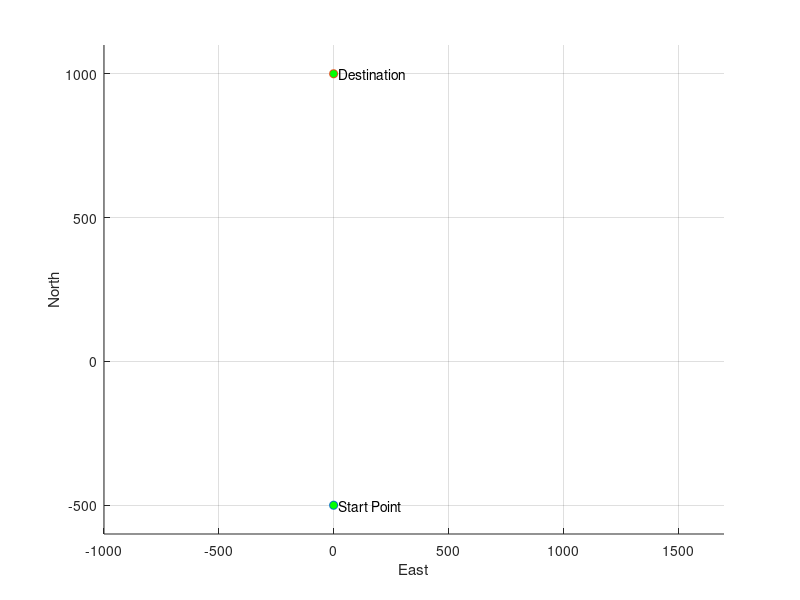

Write MATLAB code to recreate this figure. (Note: this script raises an error after producing the figure.)
% This script is to test collision avoidance demo
clear,clc,close all
pause(0.01)
figure(1)
hold on
xlim([-1000 1700]);
ylim([-600 1100]);
hold on
xlabel('East');
ylabel('North');
grid on

% Define vessel shape
x_shape = [0,0.3,0.7,1,0.5,0,-0.5,-1,-0.7,-0.3,0];
y_shape = [6,4.6,2,0,-1.2,-2,-1.2,0,2,4.6,6];
scale = 12;
[m_shape, n_shape] = size(x_shape);

% Define start point
startpoint_x = 0;
startpoint_y = -500;

% Define destination
destination_x = 0;
destination_y = 1000;

% plot the start point and plot the destination
plot(startpoint_x, startpoint_y, 'o', 'MarkerFaceColor','g')
hold on
plot(destination_x, destination_y, 'o', 'MarkerFaceColor','g')
hold on
text(startpoint_x+20, startpoint_y,'Start Point','Fontsize',10 );
hold on
text(destination_x+20, destination_y,'Destination','Fontsize',10 );
hold on


% Define USV
x_usv = startpoint_x;
y_usv = startpoint_y;
v_usv = 4;
h_usv = 0;
delta_t = 1;

%% Define intruder number
n_intruder = 7;

% Define intruder one
x_intruder(1) = 100;
y_intruder(1) = 400;
v_intruder(1) = 0;
h_intruder(1) = pi;

% Define intruder two
x_intruder(2) = -20;
y_intruder(2) = 0;
v_intruder(2) = 0;
h_intruder(2) = 3*pi/2;

% Define intruder three
x_intruder(3) = 1600;
y_intruder(3) = 700;
v_intruder(3) = 4;
h_intruder(3) = pi;

% Define intruder four
x_intruder(4) = 1200;
y_intruder(4) = 500;
v_intruder(4) = 4;
h_intruder(4) = pi;

% Define intruder five
x_intruder(5) = 500;
y_intruder(5) = 0;
v_intruder(5) = 0;
h_intruder(5) = pi;

% Define intruder six
x_intruder(6) = -800;
y_intruder(6) = -200;
v_intruder(6) = 2;
h_intruder(6) = 0;

% Define intruder seven
x_intruder(7) = 1300;
y_intruder(7) = 500;
v_intruder(7) = 4;
h_intruder(7) = pi;



%% Define safety parameters (safety raius cpa, TCPA)
cpa = 100;
tcpa = 60;

% Define the proportionality constant of PN guidance method
N1 = 10;

% Define other parameters
tmatrix = zeros(2);

% Initialize the last commanded usv heading angle
double h_usv
double print_h_usv
double tangent_course_sight
double delta_tangent_course_sight
double course_sight_rate
%relative_v_usv_tangent = vpa(4)

pre_h_usv = 0;
previous_tangent_course_angle = pi/3;
current_avoiding_intruder = 0;
distance = 100;
intruder_index = 0;


for time = 1:1000
    x_usv = x_usv + v_usv*cos(h_usv)*delta_t;
    y_usv = y_usv + v_usv*sin(h_usv)*delta_t;
    
    for i = 1:n_intruder
        x_intruder(i) = x_intruder(i) + v_intruder(i)*cos(h_intruder(i))*delta_t;
        y_intruder(i) = y_intruder(i) + v_intruder(i)*sin(h_intruder(i))*delta_t;
    end
    
%     x_intruder(1) = x_intruder(1) + v_intruder(1)*cos(h_intruder(1))*delta_t;
%     y_intruder(1) = y_intruder(1) + v_intruder(1)*sin(h_intruder(1))*delta_t;
%     x_intruder(2) = x_intruder(2) + v_intruder(2)*cos(h_intruder(2))*delta_t;
%     y_intruder(2) = y_intruder(2) + v_intruder(2)*sin(h_intruder(2))*delta_t;
%     x_intruder(3) = x_intruder(3) + v_intruder(3)*cos(h_intruder(3))*delta_t;
%     y_intruder(3) = y_intruder(3) + v_intruder(3)*sin(h_intruder(3))*delta_t;
    
    %% check the collision
    % the status flag output from check_collision will only equal to 0, 1,
    % 2.
    % status_flag = 0, no collision in 2*tcpa time
    % status_flag = 1, warning, collision in 2*tcpa time
    % status_flag = 2, collision in tcpa time, does not need to turn
    % status_flag = 3, This will be added in check colregs part!!!!!!
    
    % c = 0, decide avoid
    % c = 1, decide not avoid
    
    h_usv_origional = atan2(destination_y - y_usv, destination_x -x_usv);
    if h_usv_origional < 0
        h_usv_origional = h_usv_origional + 2*pi;
    end
    
    for j = 1:n_intruder
        status_flag(j) = 0;
        c(j) = 0;
        [c(j), status_flag(j)] = check_collision(x_usv, y_usv, v_usv, h_usv_origional, x_intruder(j), y_intruder(j), v_intruder(j), h_intruder(j), cpa, tcpa);
    end
       
    
    %% check the Colregs scenario
    % scenario = 0, no collision case
    % scenario = 1, heading on under potential collision in tcpa
    % scenario = 2, crossing under potential collision in tcpa
    % scenario = 3, overtaking under potential collision in tcpa
    
    % status_flag = 0, no collision in 2*tcpa time
    % status_flag = 1, warning, collision in 2*tcpa time
    % status_flag = 2, collision in tcpa time, does not need to turn
    % status_flag = 3, collision in tcpa time, need to turn 
    
    for k = 1:n_intruder
        if c(k)==1
            % choose the front and right side as the required to turn
            % scenarios
            
            
            % Transpose matrix
            tmatrix = [sin(h_usv) -cos(h_usv);
                       cos(h_usv)  sin(h_usv)];
                   
            % Transpose the intruder position into the usv frame and the
            % usv position is (0,0)
            body_position_intruder = tmatrix * [x_intruder(k)-x_usv;y_intruder(k)-y_usv];
            body_x_intruder = body_position_intruder(1);
            body_y_intruder = body_position_intruder(2);
            
            % Calculate the line of sight angle of the intruder in the usv
            % body frame
            body_theta = atan2(body_y_intruder, body_x_intruder);
            
            %status_flag(k) = 3;
            if body_theta>=pi/2-10*pi/180 && body_theta<=pi/2+10*pi/180
                scenario = 1;
                status_flag(k) = 3;
            elseif body_theta>=-22.5*pi/180 && body_theta<pi/2-10*pi/180
                scenario = 2;
                status_flag(k) = 3;
            else status_flag(k) = 0;
            end
            
            if k == current_avoiding_intruder
                status_flag(k) = 3;
            end
       
        end
        
    end
 
    %% calculate out the collision resoultion
    % choose the status_flag = 3 case and calculate out the collision
    % resolution point 
    [row, col] = find(status_flag==3);
    % if no need to change course angle, just follow the origional path
%     if isempty(col)==1
%         h_usv = h_usv_origional;
%     end    


    %% if potential collision exists and required to change course angle!
    if isempty(col)==0
        [row_col, col_col] = size(col);
        %% Calculate the number of the potential collisions and the collision resolution
  
        % When there is one intruder required to be avoided
        if col_col==1
            % Calculate the right side tangent point
            if sqrt((x_usv - x_intruder(col))^2+(y_usv - y_intruder(col))^2)<cpa
                 h_relative_usv_required = pre_h_usv;
            else [tangent_x, tangent_y] = rightside_tangent_point(x_usv, y_usv, x_intruder(col), y_intruder(col), cpa);
                 tangent_x = vpa(tangent_x, 7);
                 tangent_y = vpa(tangent_y, 7);
                 h_relative_tangent = atan2(y_usv - tangent_y, x_usv - tangent_x);
                 h_relative_usv_required = required_course(v_usv, v_intruder(col),h_relative_tangent,h_intruder(col));
            end
            
             if abs(h_relative_usv_required - h_usv)>10*pi/180
                 h_usv = h_usv + sign(h_relative_usv_required - h_usv)*10*pi/180;
             else h_usv = h_relative_usv_required;
             end
            
            %h_usv = h_relative_usv_required
            
            
            
            v_intruder_collision = v_intruder(col);
            h_intruder_collision = h_intruder(col);
            intruder_index = col;
            
            % Record the current intruder index 
            current_avoiding_intruder = intruder_index;
            
            dist = norm([x_usv - x_intruder(col), y_usv - y_intruder(col)]);
            distance = [distance, dist];
        % When there is multiple intruders required to be avoided
        elseif col_col>1
            % Calculate the collision resolution point of multiple collisions 
             multi_h_relative_usv_required = zeros(1,col_col);
             
             
             for k = 1:col_col
                 [multi_tangent_x(k),multi_tangent_y(k)] = rightside_tangent_point(x_usv, y_usv, x_intruder(col(k)), y_intruder(col(k)), cpa);
                 multi_h_relative_tangent(k) = atan2(y_usv - multi_tangent_y(k), x_usv - multi_tangent_x(k));
                 multi_h_relative_usv_required(k) = required_course(v_usv, v_intruder(col(k)), multi_h_relative_tangent(k),h_intruder(col(k)));
             end
  
            
            [row_max, col_max] = max(abs(multi_h_relative_usv_required - h_usv_origional)); 
            h_relative_usv_required = multi_h_relative_usv_required(col_max);
            
              if abs(h_relative_usv_required - h_usv)>10*pi/180
                 h_usv = h_usv + sign(h_relative_usv_required - h_usv)*10*pi/180;
              else h_usv = h_relative_usv_required;
              end
            
             %h_usv = h_relative_usv_required;
             
             tangent_x = multi_tangent_x(col_max);
             tangent_y = multi_tangent_y(col_max);
             v_intruder_collision = v_intruder(col_max);
             h_intruder_collision = h_intruder(col_max);
             intruder_index = col_max;
             
             
             %calculate the distance between usv and the intruder
             dist = norm([x_usv - x_intruder(col_max), y_usv - y_intruder(col_max)]);
             distance = [distance, dist];
             
            % Record the current intruder index 
            current_avoiding_intruder = intruder_index;
        end
        
        %% PN guidance
        % calculate the current line of sight angle
        tangent_course_sight = atan2(tangent_y - y_usv, tangent_x - x_usv);
        if tangent_course_sight < 0
            tangent_course_sight = tangent_course_sight + 2*pi;
        end
           
        
        % delta_tangent_course_sight is the difference between the line of sight
        % and the previous line of sight angle (from the usv to the tangent point)
        delta_tangent_course_sight = tangent_course_sight - previous_tangent_course_angle;
        
        % delta_tangent_course_sight is regulated into the right range
%         if delta_tangent_course_sight > pi
%             delta_tangent_course_sight = -delta_tangent_course_sight + 2*pi;
%         elseif delta_tangent_course_sight < -pi
%             delta_tangent_course_sight = -2*pi + delta_tangent_course_sight;
%         end
%         
        course_sight_rate = delta_tangent_course_sight;
        
        % calculate the relative speed betweent the usv and the tangent
        % point
        relative_v_usv_tangent = sqrt((v_usv*cos(pre_h_usv) - v_intruder_collision*cos(h_intruder_collision))^2+(v_usv*sin(pre_h_usv) - v_intruder_collision*sin(h_intruder_collision))^2);
        relative_v_usv_tangent = double(relative_v_usv_tangent);
        % h_usv_acceleration is the acceleration perpendicular to the usv
        % heading
        h_usv_acceleration = N1 * course_sight_rate * relative_v_usv_tangent;
        
        % h_usv_rate is the angular velocity
        h_usv_rate = h_usv_acceleration / relative_v_usv_tangent;
        
        h_desired_usv = double(pre_h_usv + h_usv_rate);
  
        if abs(h_desired_usv - pre_h_usv) > 10*pi/180
           h_usv = pre_h_usv + sign(h_desired_usv - pre_h_usv)*10*pi/180;
        else h_usv = h_desired_usv;
        end
     
        
        %h_usv = h_relative_usv_required;
        
        while abs(h_usv) >2*pi
            if h_usv<0
                h_usv = h_usv + 2*pi;
            elseif h_usv>2*pi
                h_usv = h_usv - 2*pi;
            end
        end
            
        
        previous_tangent_course_angle = tangent_course_sight;
        pre_h_usv = h_usv;
    end
    
    
    
    %% If no collision, go back to origional path
     if isempty(row)==1 %status_flag == 0
         h_usv_back = double(atan2(destination_y-y_usv,destination_x-x_usv));
         current_avoiding_intruder = [];
         intruder_index = 0;
         if abs(h_usv_back - pre_h_usv) > 10*pi/180
            h_usv = pre_h_usv + sign(h_usv_back - pre_h_usv)*10*pi/180;
           else h_usv = h_usv_back;
         end        
     end
     

     
    % record the commanded usv heading angle in previous_h_usv
    pre_h_usv = h_usv;
    
    %% Draw and delete the usv and the intruders
    [x_usv_plot, y_usv_plot, H, G] = draw_kayaka(x_shape,y_shape,x_usv,y_usv,scale, h_usv);
    
    for i = 1:n_intruder
        
        if i==current_avoiding_intruder
            [x_intruder_one_plot, y_intruder_one_plot, H_intruder(i), G_intruder(i)] =draw_intruder(x_shape, y_shape, x_intruder(i), y_intruder(i), scale, h_intruder(i), [1 0 0]);
            intruder_text(i) = text(x_intruder(i), y_intruder(i)+40, num2str(i), 'Color',[1 0 0]);
        else
            [x_intruder_one_plot, y_intruder_one_plot, H_intruder(i), G_intruder(i)] =draw_intruder(x_shape, y_shape, x_intruder(i), y_intruder(i), scale, h_intruder(i), [0 0 1]);
            intruder_text(i) = text(x_intruder(i), y_intruder(i)+40, num2str(i), 'Color',[0 0 1]);
        end   
        
        
    end
    
    plot(x_usv, y_usv,'.','MarkerEdgeColor','b')
    hold on
    usv_text = text(x_usv + 20, y_usv-20,'USV','Color',[1 0 0]);
    
    pause(0.1)
    delete(H);
    delete(G);
    delete(usv_text);
    for i = 1:n_intruder
        delete(H_intruder(i));
        delete(G_intruder(i));
        delete(intruder_text(i));
    end
   time = time+1;
   
   distance_usv_destination = [destination_y-y_usv,destination_x-x_usv];
   if norm(distance_usv_destination)<10
       break
   end
   
end

figure(2)
[m_d, n_x] = size(distance);
for i = 2:n_x
    plot(i, distance(i), '.','MarkerEdgeColor','b')
    hold on 
end
plot([0, max(distance)], [100, 100], 'r', 'Linewidth',2)

xlim([0,n_x+10])
ylim([0, max(distance)])
grid on
xlabel('t')
ylabel('Distance')
hold on





